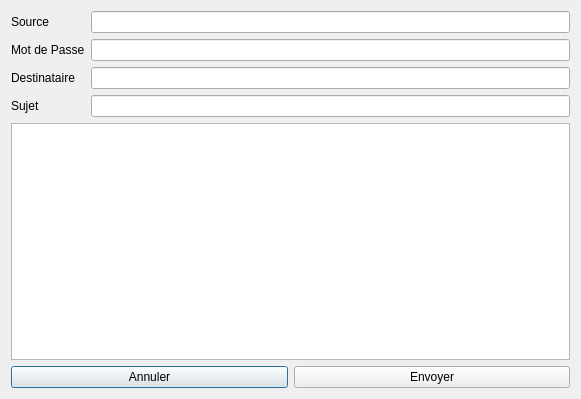
<?xml version="1.0" encoding="UTF-8"?>
<ui version="4.0">
 <class>Dialog</class>
 <widget class="QDialog" name="Dialog">
  <property name="geometry">
   <rect>
    <x>0</x>
    <y>0</y>
    <width>581</width>
    <height>399</height>
   </rect>
  </property>
  <property name="windowTitle">
   <string>Dialog</string>
  </property>
  <layout class="QVBoxLayout" name="verticalLayout_2">
   <item>
    <layout class="QVBoxLayout" name="verticalLayout">
     <item>
      <layout class="QFormLayout" name="formLayout">
       <item row="0" column="0">
        <widget class="QLabel" name="usernameLabel">
         <property name="text">
          <string>Source</string>
         </property>
        </widget>
       </item>
       <item row="0" column="1">
        <widget class="QLineEdit" name="uname"/>
       </item>
       <item row="1" column="0">
        <widget class="QLabel" name="passwordLabel">
         <property name="text">
          <string>Mot de Passe</string>
         </property>
        </widget>
       </item>
       <item row="1" column="1">
        <widget class="QLineEdit" name="passwd"/>
       </item>
       <item row="2" column="0">
        <widget class="QLabel" name="destinataireLabel">
         <property name="text">
          <string>Destinataire</string>
         </property>
        </widget>
       </item>
       <item row="2" column="1">
        <widget class="QLineEdit" name="recipient"/>
       </item>
       <item row="3" column="0">
        <widget class="QLabel" name="sujetLabel">
         <property name="text">
          <string>Sujet</string>
         </property>
        </widget>
       </item>
       <item row="3" column="1">
        <widget class="QLineEdit" name="subjectLineEdit"/>
       </item>
      </layout>
     </item>
     <item>
      <widget class="QTextEdit" name="message"/>
     </item>
     <item>
      <layout class="QHBoxLayout" name="horizontalLayout">
       <item>
        <widget class="QPushButton" name="annuler_mail">
         <property name="text">
          <string>Annuler</string>
         </property>
        </widget>
       </item>
       <item>
        <widget class="QPushButton" name="envoyer_dialog">
         <property name="text">
          <string>Envoyer</string>
         </property>
        </widget>
       </item>
      </layout>
     </item>
    </layout>
   </item>
  </layout>
 </widget>
 <resources/>
 <connections/>
</ui>
